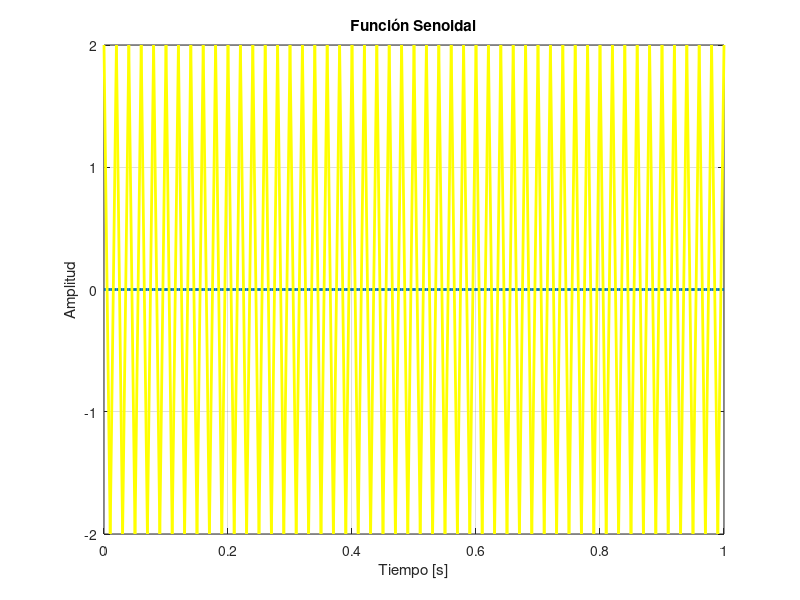

MATLAB code to generate this figure:
% Gráfica senoidal
t=0:1/100:1;
T=4;
f = 50;
pha=0;
V=2;
x = V*sin(2*pi*f*t + pha);
plot(t,x,'LineWidth',2)
hold on
y = V*cos(2*pi*f*t + pha);
%grid on %Activar la cuadricula
plot(t,y,'y','LineWidth',2)
grid on %Activar la cuadricula
title('Función Senoidal')
xlabel('Tiempo [s]')
ylabel('Amplitud')



